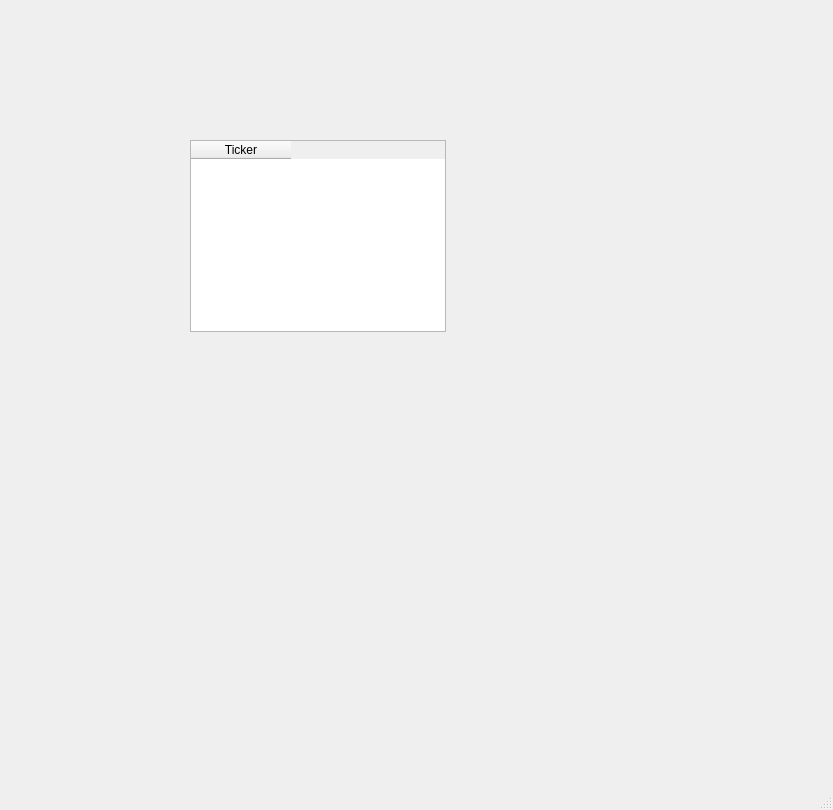
<?xml version="1.0" encoding="UTF-8"?>
<ui version="4.0">
 <class>MainWindow</class>
 <widget class="QMainWindow" name="MainWindow">
  <property name="geometry">
   <rect>
    <x>0</x>
    <y>0</y>
    <width>833</width>
    <height>810</height>
   </rect>
  </property>
  <property name="windowTitle">
   <string>MainWindow</string>
  </property>
  <widget class="QWidget" name="centralwidget">
   <widget class="QTableWidget" name="tableWidget">
    <property name="geometry">
     <rect>
      <x>190</x>
      <y>140</y>
      <width>256</width>
      <height>192</height>
     </rect>
    </property>
    <column>
     <property name="text">
      <string>Ticker</string>
     </property>
    </column>
   </widget>
  </widget>
  <widget class="QMenuBar" name="menubar">
   <property name="geometry">
    <rect>
     <x>0</x>
     <y>0</y>
     <width>833</width>
     <height>37</height>
    </rect>
   </property>
  </widget>
  <widget class="QStatusBar" name="statusbar"/>
 </widget>
 <resources/>
 <connections/>
</ui>
